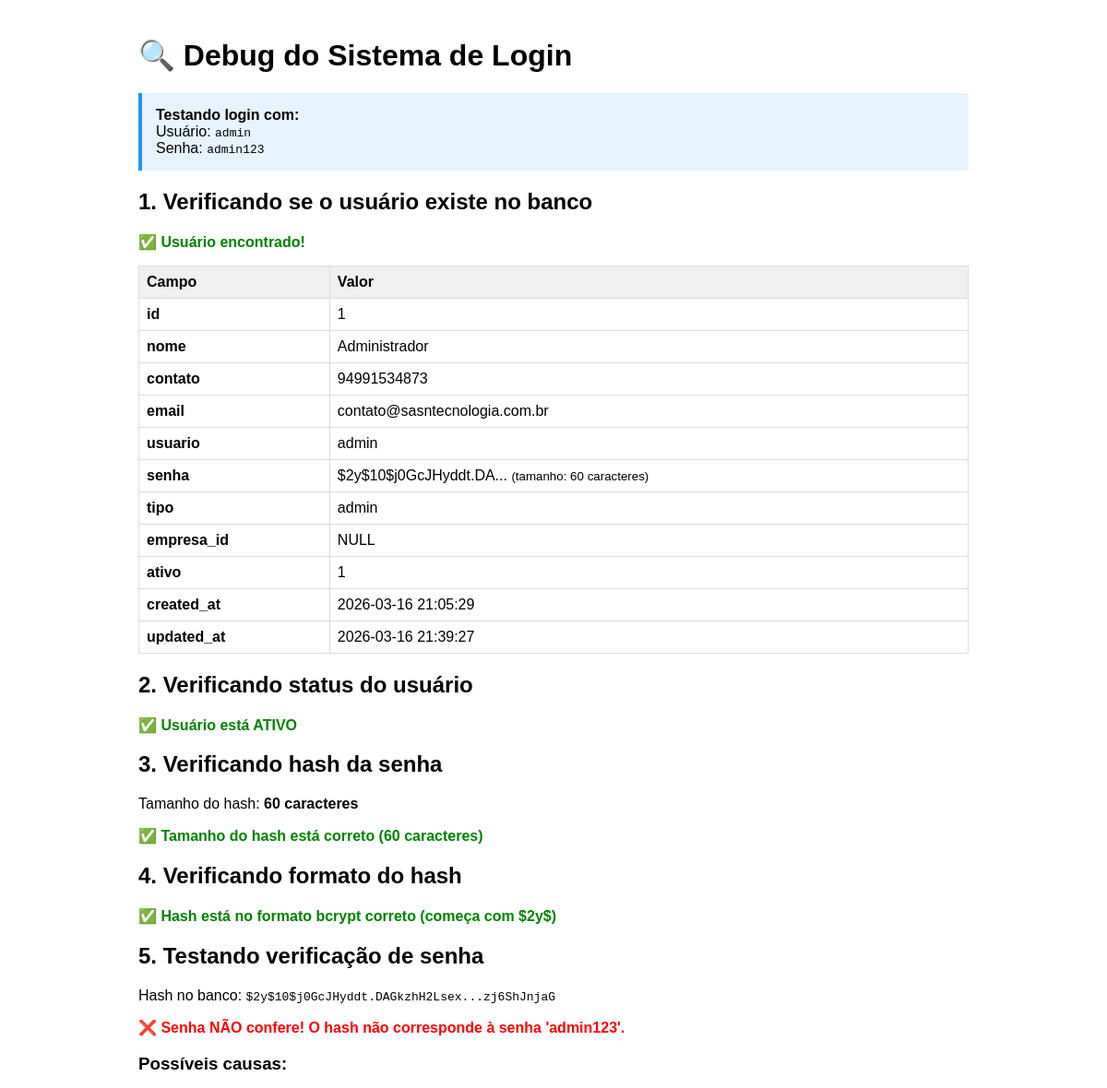
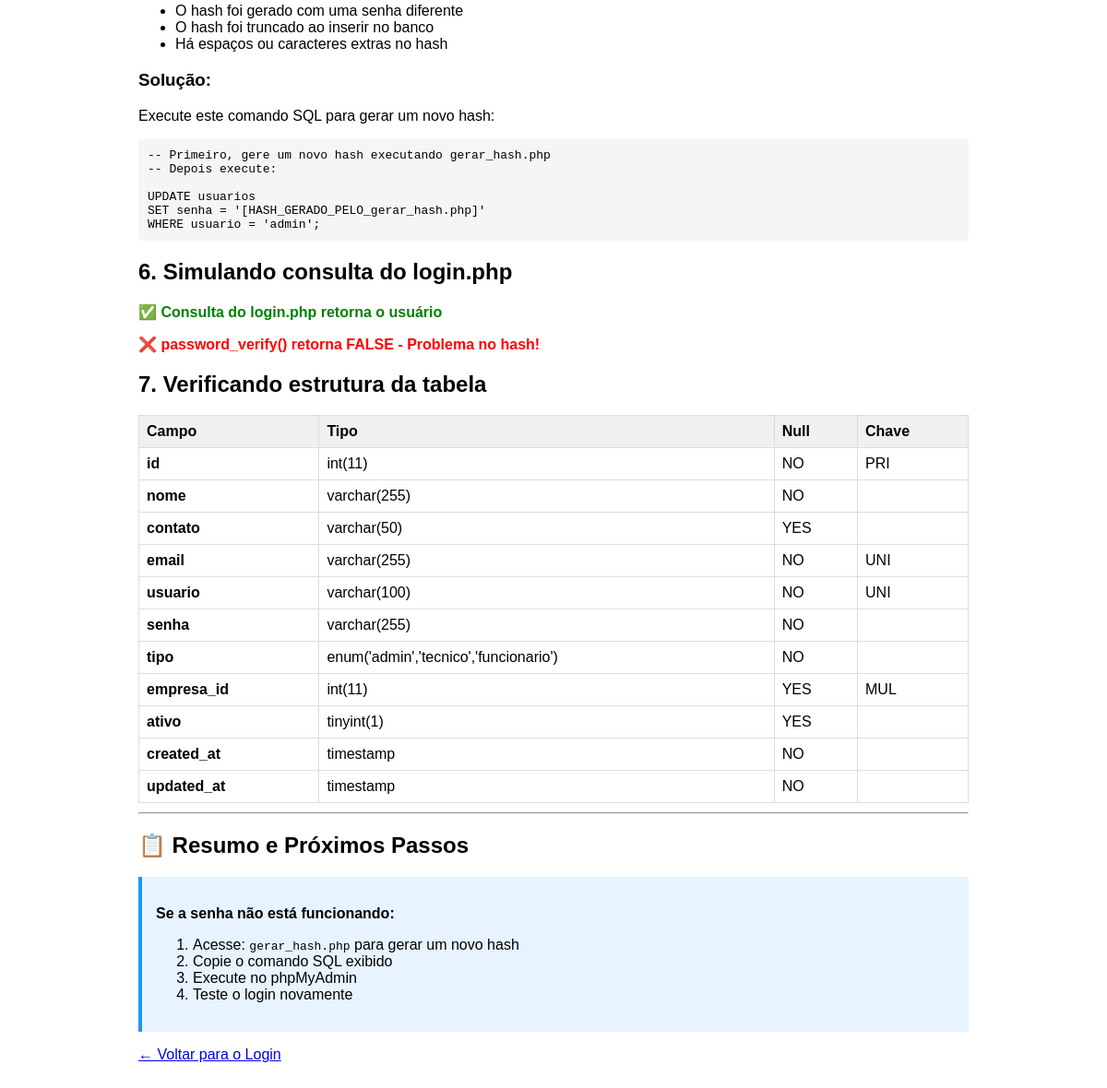
The app's page /debug_login.php with its own data (2 pictures, top to bottom).
### tables this page shows
CREATE TABLE `usuarios` (
  `id` int(11) NOT NULL,
  `nome` varchar(255) NOT NULL,
  `contato` varchar(50) DEFAULT NULL,
  `email` varchar(255) NOT NULL,
  `usuario` varchar(100) NOT NULL,
  `senha` varchar(255) NOT NULL,
  `tipo` enum('admin','tecnico','funcionario') NOT NULL,
  `empresa_id` int(11) DEFAULT NULL,
  `ativo` tinyint(1) DEFAULT 1,
  `created_at` timestamp NOT NULL DEFAULT current_timestamp(),
  `updated_at` timestamp NOT NULL DEFAULT current_timestamp() ON UPDATE current_timestamp()
);

### debug_login.php (the view, shortened to what this page needs)
<?php
echo "<!DOCTYPE html><html><head><meta charset='UTF-8'><title>Debug Login</title>";
echo "</head><body>";
echo "<h1>🔍 Debug do Sistema de Login</h1>";
$usuario_teste = 'admin';
$senha_teste = 'admin123';
echo "<div class='info'>";
echo "<strong>Testando login com:</strong><br>";
echo "Usuário: <code>$usuario_teste</code><br>";
echo "Senha: <code>$senha_teste</code><br>";
echo "</div>";
try {
    $db = Database::getInstance()->getConnection();
    echo "<h2>1. Verificando se o usuário existe no banco</h2>";
    $stmt = $db->prepare("SELECT * FROM usuarios WHERE usuario = ?");
    $stmt->execute([$usuario_teste]);
    $user = $stmt->fetch();
    echo "<p class='ok'>✅ Usuário encontrado!</p>";
    echo "<table>";
    echo "<tr><th>Campo</th><th>Valor</th></tr>";
    foreach ($user as $campo => $valor) {
        if ($campo === 'senha') {
            $tamanho = strlen($valor);
            $inicio = substr($valor, 0, 20) . '...';
            echo "<tr><td><strong>$campo</strong></td><td>$inicio <small>(tamanho: $tamanho caracteres)</small></td></tr>";
        } else {
            echo "<tr><td><strong>$campo</strong></td><td>" . htmlspecialchars($valor ?? 'NULL') . "</td></tr>";
        }
    }
    echo "</table>";
    echo "<h2>2. Verificando status do usuário</h2>";
    if ($user['ativo'] == 1) {
        echo "<p class='ok'>✅ Usuário está ATIVO</p>";
    } else {
        echo "<p class='erro'>❌ Usuário está INATIVO (ativo = 0)</p>";
        echo "<p><strong>Solução:</strong> Execute: <code>UPDATE usuarios SET ativo = 1 WHERE usuario = 'admin';</code></p>";
    }
    echo "<h2>3. Verificando hash da senha</h2>";
    $hash_tamanho = strlen($user['senha']);
    echo "<p>Tamanho do hash: <strong>$hash_tamanho caracteres</strong></p>";
    if ($hash_tamanho < 60) {
        echo "<p class='erro'>❌ Hash muito curto! Deve ter 60 caracteres.</p>";
        echo "<p>O hash pode ter sido truncado ao inserir no banco.</p>";
        echo "<p><strong>Solução:</strong> Verifique se a coluna 'senha' é VARCHAR(255) ou maior.</p>";
    } else {
        echo "<p class='ok'>✅ Tamanho do hash está correto (60 caracteres)</p>";
    }
    echo "<h2>4. Verificando formato do hash</h2>";
    if (strpos($user['senha'], '$2y$') === 0) {
        echo "<p class='ok'>✅ Hash está no formato bcrypt correto (começa com \$2y\$)</p>";
    } else {
        echo "<p class='erro'>❌ Hash não está no formato bcrypt!</p>";
        echo "<p>Hash encontrado: <code>" . substr($user['senha'], 0, 20) . "...</code></p>";
        echo "<p><strong>Solução:</strong> O hash precisa ser gerado com password_hash() do PHP.</p>";
    }
    echo "<h2>5. Testando verificação de senha</h2>";
    $hash_completo = $user['senha'];
    $hash_inicio = substr($hash_completo, 0, 30);
    $hash_fim = substr($hash_completo, -10);
    echo "<p>Hash no banco: <code>$hash_inicio...$hash_fim</code></p>";
    if (password_verify($senha_teste, $hash_completo)) {
        echo "<p class='ok'>✅ Senha verificada com SUCESSO! O login deve funcionar.</p>";
    } else {
        echo "<p class='erro'>❌ Senha NÃO confere! O hash não corresponde à senha 'admin123'.</p>";
        echo "<h3>Possíveis causas:</h3>";
        echo "<ul>";
        echo "<li>O hash foi gerado com uma senha diferente</li>";
        echo "<li>O hash foi truncado ao inserir no banco</li>";
        echo "<li>Há espaços ou caracteres extras no hash</li>";
        echo "</ul>";
        echo "<h3>Solução:</h3>";
        echo "<p>Execute este comando SQL para gerar um novo hash:</p>";
        echo "<pre>";
        echo "-- Primeiro, gere um novo hash executando gerar_hash.php\n";
        echo "-- Depois execute:\n\n";
        echo "UPDATE usuarios \n";
        echo "SET senha = '[HASH_GERADO_PELO_gerar_hash.php]'\n";
        echo "WHERE usuario = 'admin';";
        echo "</pre>";
    }
    echo "<h2>6. Simulando consulta do login.php</h2>";
    $stmt = $db->prepare("SELECT * FROM usuarios WHERE usuario = ? AND ativo = 1");
    $stmt->execute([$usuario_teste]);
    $user_login = $stmt->fetch();
    if ($user_login) {
        echo "<p class='ok'>✅ Consulta do login.php retorna o usuário</p>";
        if (password_verify($senha_teste, $user_login['senha'])) {
            echo "<p class='ok'>✅ password_verify() retorna TRUE - Login deve funcionar!</p>";
        } else {
            echo "<p class='erro'>❌ password_verify() retorna FALSE - Problema no hash!</p>";
        }
    } else {
        echo "<p class='erro'>❌ Consulta do login.php NÃO retorna o usuário</p>";
        echo "<p>Isso pode acontecer se o usuário estiver inativo (ativo = 0)</p>";
    }
    echo "<h2>7. Verificando estrutura da tabela</h2>";
    $stmt = $db->query("DESCRIBE usuarios");
    $colunas = $stmt->fetchAll();
    echo "<table>";
    echo "<tr><th>Campo</th><th>Tipo</th><th>Null</th><th>Chave</th></tr>";
    foreach ($colunas as $coluna) {
        $destaque = ($coluna['Field'] === 'senha' && strpos($coluna['Type'], '255') === false) ? "style='background:#ffebee;'" : '';
        echo "<tr $destaque>";
        echo "<td><strong>" . $coluna['Field'] . "</strong></td>";
        echo "<td>" . $coluna['Type'] . "</td>";
        echo "<td>" . $coluna['Null'] . "</td>";
        echo "<td>" . $coluna['Key'] . "</td>";
        echo "</tr>";
    }
    echo "</table>";
} catch (Exception $e) {
    echo "<p class='erro'>❌ Erro: " . $e->getMessage() . "</p>";
}
echo "<hr>";
echo "<h2>📋 Resumo e Próximos Passos</h2>";
echo "<div class='info'>";
echo "<p><strong>Se a senha não está funcionando:</strong></p>";
echo "<ol>";
echo "<li>Acesse: <code>gerar_hash.php</code> para gerar um novo hash</li>";
echo "<li>Copie o comando SQL exibido</li>";
echo "<li>Execute no phpMyAdmin</li>";
echo "<li>Teste o login novamente</li>";
echo "</ol>";
echo "</div>";
echo "<p><a href='login.php'>← Voltar para o Login</a></p>";
echo "</body></html>";
?>

### records on screen
usuarios: id "1", nome "Administrador", contato "94991534873", email "contato@sasntecnologia.com.br", usuario "admin", senha "$2y$10$j0GcJHyddt.DA...", senha "60", tipo "admin", empresa "NULL", ativo "1", created_at "2026-03-16 21:05:29", updated_at "2026-03-16 21:39:27", senha "$2y$10$j0GcJHyddt.DAGkzhH2Lsex", senha "zj6ShJnjaG"

### other values on screen
$usuario_teste "admin"
$senha_teste "admin123"
$campo "id"
$campo "nome"
$campo "contato"
$campo "email"
$campo "usuario"
$campo "senha"
$campo "tipo"
$campo "empresa_id"
$campo "ativo"
$campo "created_at"
$campo "updated_at"
$coluna['Field'] "id"
$coluna['Type'] "int(11)"
